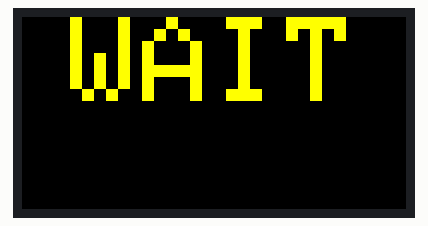
This sketch was run on a simulated ESP32. Shown: 64×32 colour display. What the sketch prints to the serial monitor is not drawn.

Above: at 2.7 s.

The sketch:

esp32_slave3_v5_0.ino
```cpp
/*
  ╔══════════════════════════════════════════════════════════════════════════╗
  ║  Slave 3  v5.0  —  Fouls A  |  Shot Clock  |  Fouls B                  ║
  ║  Hardware : 2 rows × 2 columns of P10 RGB panels  →  64 × 64 px        ║
  ╠══════════════════════════════════════════════════════════════════════════╣
  ║  STARTUP                                                                 ║
  ║    "WAIT" shown until first ESP-NOW packet arrives.                     ║
  ║                                                                          ║
  ║  CONNECTED — three vertical zones (widths 20 | 24 | 20 px):            ║
  ║                                                                          ║
  ║    ┌──────────┬────────────┬──────────┐                                 ║
  ║    │  FA      │    SCLK    │    FB    │  ← top row (y=32..63) — label  ║
  ║    ├──────────┼────────────┼──────────┤                                 ║
  ║    │   #      │     ##     │    #     │  ← bot row (y= 0..31) — value  ║
  ║    └──────────┴────────────┴──────────┘                                 ║
  ║                                                                          ║
  ║  Foul colours  : GREEN (normal) → RED (>= FOULS_MAX)                   ║
  ║  Shot clock    : CYAN  — textSize=1 (reduced from v4.0's textSize=2)   ║
  ║  Labels        : YELLOW                                                  ║
  ╠══════════════════════════════════════════════════════════════════════════╣
  ║  Changes vs v4.0:                                                        ║
  ║    - BoardData gains marketingText[32] to match master struct exactly   ║
  ║    - Shot clock value: textSize 2->1 (8 px), fouls keep textSize=3     ║
  ║    - < 10 s: digit + tenths both textSize=1, tenths as subscript        ║
  ╚══════════════════════════════════════════════════════════════════════════╝
*/

// ── Library & pin config ──────────────────────────────────────────────────────
#define PxMATRIX_SPI_FREQUENCY 10000000
#include <PxMatrix.h>
#include <esp_now.h>
#include <WiFi.h>
#include "esp_wifi.h"

#define P_LAT  5
#define P_A   19
#define P_B   23
#define P_C   18
#define P_OE   4

PxMATRIX display(64, 32, P_LAT, P_OE, P_A, P_B, P_C);
uint8_t  display_draw_time = 40;

uint16_t C_BLACK, C_GREEN, C_RED, C_YELLOW, C_CYAN, C_WHITE;

// ── Polled scan ───────────────────────────────────────────────────────────────
static unsigned long lastScan = 0;

void scanIfNeeded() {
    unsigned long now = micros();
    if ((long)(now - lastScan) >= 2000) {
        display.display(display_draw_time);
        lastScan = now;
    }
}

void waitMs(long ms) {
    long end = (long)millis() + ms;
    while ((long)(millis() - end) < 0) scanIfNeeded();
}

// ── BoardData — must match master exactly (includes marketingText) ────────────
typedef struct __attribute__((packed)) {
    char eventName[64];
    char teamA[16];
    char teamB[16];
    int  scoreA, scoreB, clockSecs, clockTenths, quarter;
    char possession;
    int  foulsA, foulsB, timeoutsA, timeoutsB, screenMask;
    int  clockRunning, shotSecs, shotTenths, shotRunning, eventScroll;
    char marketingText[32];
} BoardData;

BoardData     rxBuf;
volatile bool newData   = false;
bool          connected = false;

void onReceive(const uint8_t* mac, const uint8_t* data, int len) {
    if (len == sizeof(BoardData)) {
        memcpy(&rxBuf, data, sizeof(rxBuf));
        newData = true;
    }
}

// ── Zone geometry ─────────────────────────────────────────────────────────────
#define ZONE_A_X       0
#define ZONE_A_W      20
#define ZONE_SC_X     20
#define ZONE_SC_W     24
#define ZONE_B_X      44
#define ZONE_B_W      20

#define LABEL_ROW_Y   32
#define LABEL_ROW_H   32
#define VALUE_ROW_Y    0
#define VALUE_ROW_H   32

#define FOULS_MAX      5

// ── Helpers ───────────────────────────────────────────────────────────────────
void clearZone(int x, int w, int y, int h) {
    display.fillRect(x, y, w, h, C_BLACK);
}

void drawText(const char* s, int zoneX, int zoneW,
              int bandY, int bandH, uint16_t color, uint8_t sz) {
    int tw = (int)strlen(s) * 6 * sz;
    int th = 8 * sz;
    int tx = zoneX + max(0, (zoneW - tw) / 2);
    int ty = bandY + max(0, (bandH - th) / 2);
    display.setTextSize(sz);
    display.setTextColor(color);
    display.setTextWrap(false);
    display.setCursor(tx, ty);
    display.print(s);
}

// ── Fouls zone ────────────────────────────────────────────────────────────────
void drawFoulsZone(int zoneX, int zoneW, const char* label, int fouls) {
    clearZone(zoneX, zoneW, LABEL_ROW_Y, LABEL_ROW_H);
    drawText(label, zoneX, zoneW, LABEL_ROW_Y, LABEL_ROW_H, C_YELLOW, 1);
    clearZone(zoneX, zoneW, VALUE_ROW_Y, VALUE_ROW_H);
    uint16_t col = (fouls >= FOULS_MAX) ? C_RED : C_GREEN;
    char buf[4]; snprintf(buf, sizeof(buf), "%d", fouls);
    drawText(buf, zoneX, zoneW, VALUE_ROW_Y, VALUE_ROW_H, col, 3);
}

// ── Shot clock zone — value at textSize=1 (reduced from textSize=2) ───────────
void drawShotClockZone(int secs, int tenths) {
    clearZone(ZONE_SC_X, ZONE_SC_W, LABEL_ROW_Y, LABEL_ROW_H);
    drawText("SCLK", ZONE_SC_X, ZONE_SC_W, LABEL_ROW_Y, LABEL_ROW_H, C_CYAN, 1);
    clearZone(ZONE_SC_X, ZONE_SC_W, VALUE_ROW_Y, VALUE_ROW_H);

    if (secs >= 10) {
        char buf[4]; snprintf(buf, sizeof(buf), "%d", secs);
        drawText(buf, ZONE_SC_X, ZONE_SC_W, VALUE_ROW_Y, VALUE_ROW_H, C_CYAN, 1);
    } else {
        char ss[3]; snprintf(ss, sizeof(ss), "%d",  secs);
        char tt[4]; snprintf(tt, sizeof(tt), ".%d", tenths);
        int totalW = ((int)strlen(ss) + (int)strlen(tt)) * 6;
        int x0     = ZONE_SC_X + max(0, (ZONE_SC_W - totalW) / 2);
        int y0     = VALUE_ROW_Y + max(0, (VALUE_ROW_H - 8) / 2);
        display.setTextSize(1);
        display.setTextColor(C_CYAN);
        display.setTextWrap(false);
        display.setCursor(x0, y0);
        display.print(ss);
        display.setCursor(x0 + (int)strlen(ss) * 6, y0 + 4);
        display.print(tt);
    }
}

// ── WAIT screen ───────────────────────────────────────────────────────────────
void showWait() {
    display.clearDisplay();
    display.setTextSize(2);
    display.setTextWrap(false);
    display.setTextColor(C_CYAN);
    display.setCursor(8, 0);
    display.print("WAIT");
}

// ── Setup ─────────────────────────────────────────────────────────────────────
void setup() {
    delay(1000);
    Serial.begin(115200);
    display.begin(8);
    delay(100);

    C_BLACK  = display.color565(  0,   0,   0);
    C_WHITE  = display.color565(255, 255, 255);
    C_GREEN  = display.color565(  0, 255,   0);
    C_RED    = display.color565(  0,   0, 255);
    C_YELLOW = display.color565(  0, 255, 255);
    C_CYAN   = display.color565(255, 255,   0);

    display.clearDisplay();
    display.setBrightness(150);
    display.setTextWrap(false);
    display.setRotation(0);

    drawText("SLAVE 3", 0, 64, 20, 24, C_GREEN, 1);
    waitMs(1500);
    showWait();
    waitMs(200);

    WiFi.mode(WIFI_STA);
    esp_wifi_set_ps(WIFI_PS_NONE);
    Serial.print("MAC: "); Serial.println(WiFi.macAddress());
    memset(&rxBuf, 0, sizeof(rxBuf));

    if (esp_now_init() != ESP_OK) {
        Serial.println("ESP-NOW init FAILED");
        display.clearDisplay();
        drawText("ESP-NOW", 0, 64, 16, 16, C_RED, 1);
        drawText("FAILED",  0, 64, 32, 16, C_RED, 1);
    } else {
        esp_now_register_recv_cb(onReceive);
        Serial.println("Slave 3 v5.0 ready");
    }
}

// ── Loop ──────────────────────────────────────────────────────────────────────
void loop() {
    scanIfNeeded();
    if (!newData) return;
    newData = false;
    if (!connected) {
        connected = true;
        display.clearDisplay();
    }
    drawFoulsZone(ZONE_A_X,  ZONE_A_W,  "FA", rxBuf.foulsA);
    drawShotClockZone(rxBuf.shotSecs, rxBuf.shotTenths);
    drawFoulsZone(ZONE_B_X,  ZONE_B_W,  "FB", rxBuf.foulsB);
}
```
